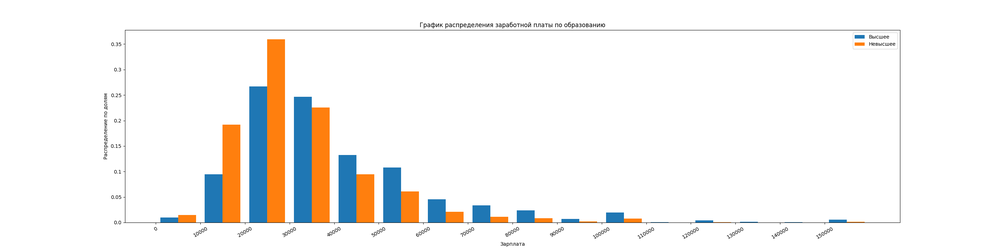
#> input picture python-at-27-13.12/distribution_by_education.png, 1000 x 250 px, shrunk from 2800 x 700 before the run
$ python filter.py
#> lines starting #> are read from the running program, lines starting #| are printed output that depends on the picture; after the words box and inside, x2 and y2 are one past the last pixel; in counts of white or black regions, pixels touching at a corner belong together
from PIL import Image
import numpy as np

def get_grayscale(i, width, width_mosaic, j, height, height_mosaic):
    gray = 0
    for cur_width in range(i, min(i + width // width_mosaic, width)):
        for cur_height in range(j, min(j + height // height_mosaic, height)):
            R = matrix[cur_width][cur_height][0]
            G = matrix[cur_width][cur_height][1]
            B = matrix[cur_width][cur_height][2]
            gray += (int(R) + int(G) + int(B)) / 3
    return int(gray // 100)

def create_grey_picture(x, width, width_mosaic, y, height, height_mosaic, grayscale_step, grayscale):
    for cur_width in range(x, min(x + width // width_mosaic, width)):
        for cur_height in range(y, min(y + height // height_mosaic, height)):
            matrix[cur_width][cur_height] = [int(grayscale // 50 * grayscale_step) * grayscale_step * 50] * 3
    return matrix

print("Введите путь исходного файла: ")
input_file = input()
#> the answer given: python-at-27-13.12/distribution_by_education.png

print("Введите путь результирующего файла: ")
result_file = input()
#> the answer given: python-at-27-13.12/men_salary.png

matrix = np.array(Image.open(input_file))
#> matrix is the input picture: shape (250, 1000, 3); mean R, G, B 245, 243.5, 241.6

width = len(matrix)
#> width = 250
height = len(matrix[1])
#> height = 1000

print("Введите ширину мозаики: ")
width_mosaic = int(input())
#> the answer given: 100
print("Введите высоту мозаики: ")
height_mosaic = int(input())
#> the answer given: 100

print("Введите шаг градации серого: ")
grayscale_step = int(input())
#> the answer given: 3

i = 0
while i < width - 1:
    j = 0
    while j < height - 1:
        grayscale = get_grayscale(i, width, width_mosaic, j, height, height_mosaic)
        matrix = create_grey_picture(i, width, width_mosaic, j, height, height_mosaic, grayscale_step, grayscale)
        j = j + height // height_mosaic
    i = i + width // width_mosaic
#> this loop made 125 passes
#> i on passes 1 to 6: 2, 4, 6, 8, 10, 12
res = Image.fromarray(matrix)
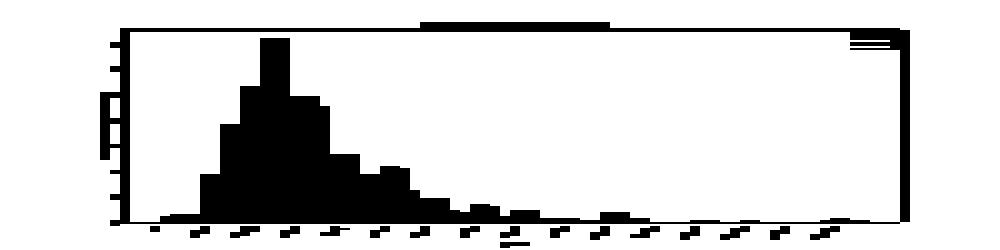
#> res: PIL image 1000x250 RGB; values 0 (black) and 194 (white), 84.6% white; 18 black regions, largest, box (x1, y1, x2, y2) and area: (100, 22, 910, 226) 35580, (230, 226, 260, 238) 220, (720, 226, 750, 240) 220
res.save('res.jpg')

$ run again, on python-at-27-13.12/schedule_distribution_percentely.png
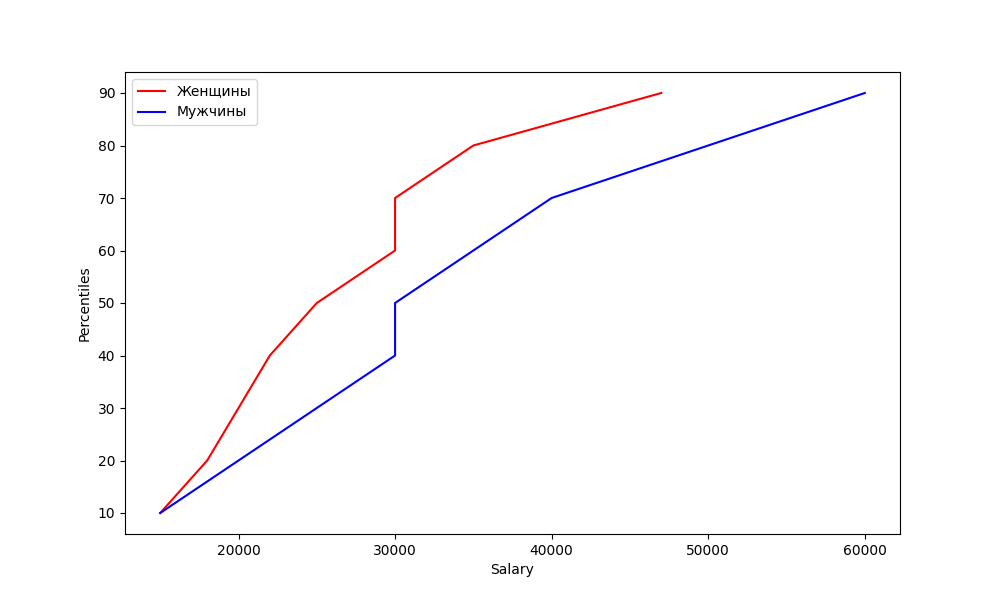
#> input picture python-at-27-13.12/schedule_distribution_percentely.png, 1000 x 600 px
#> matrix is the input picture: shape (600, 1000, 3); mean R, G, B 252.1, 251.5, 252.3
#> width = 600
#> height = 1000
#> the loop `while i < width - 1:` made 100 passes
#> i on passes 1 to 6: 6, 12, 18, 24, 30, 36
#> `res = Image.fromarray(matrix)`:
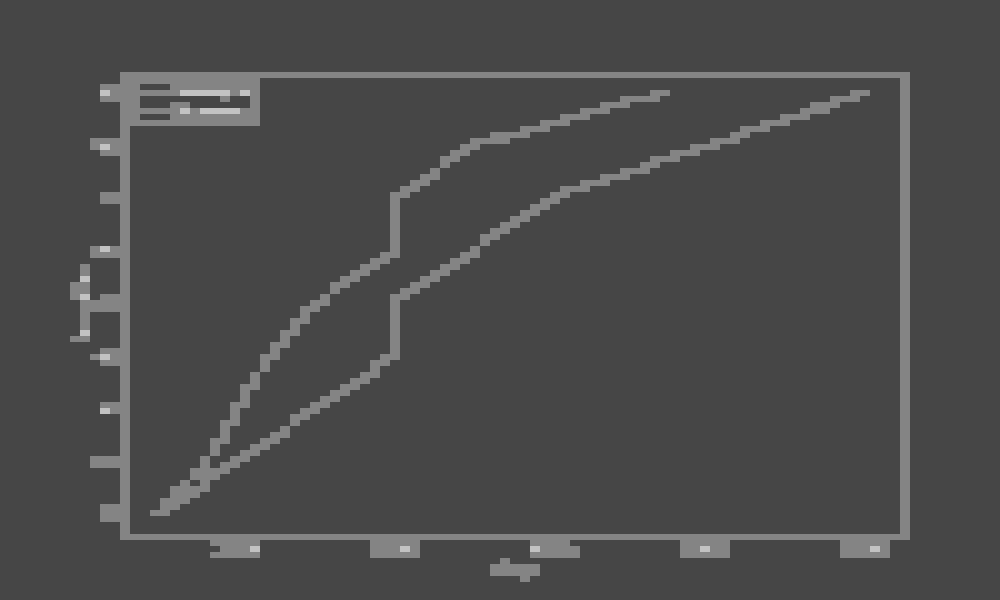
#> res: PIL image 1000x600 RGB; min 70, max 194, mean 75.1

$ run again, on python-at-27-13.12/women_salary.png
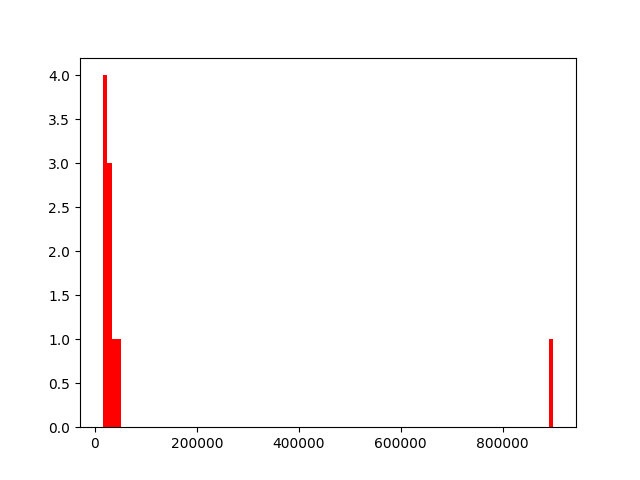
#> input picture python-at-27-13.12/women_salary.png, 640 x 480 px
#> matrix is the input picture: shape (480, 640, 3); mean R, G, B 252.3, 249.1, 249.1
#> width = 480
#> height = 640
#> the loop `while i < width - 1:` made 120 passes
#> i on passes 1 to 6: 4, 8, 12, 16, 20, 24
#> `res = Image.fromarray(matrix)`:
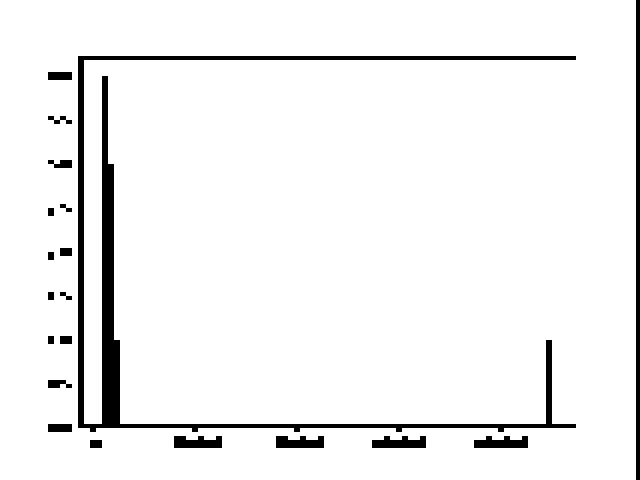
#> res: PIL image 640x480 RGB; values 0 (black) and 194 (white), 94.7% white; 20 black regions, largest, box (x1, y1, x2, y2) and area: (78, 56, 576, 432) 10944, (636, 0, 640, 480) 1920, (372, 436, 426, 448) 504
